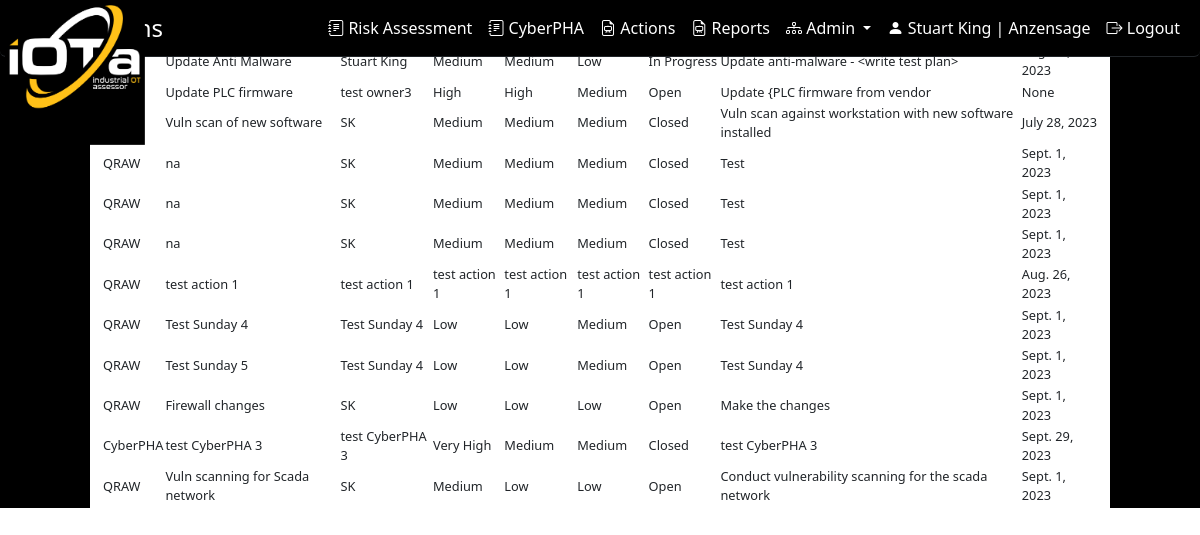
The page /OTRisk/ra_actions_view (signed in) on the database as committed earlier.
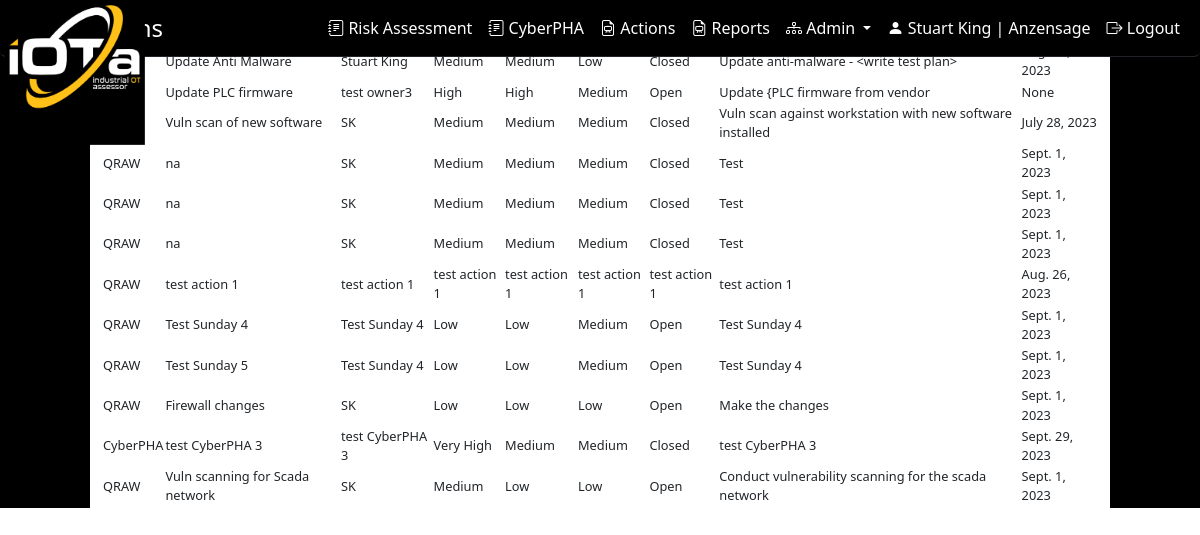
The same page on the database as committed later.
### OTRisk/models/raw.py (models this page shows)
class RAActions(models.Model):
    ID = models.AutoField(primary_key=True)
    RAWorksheetID = models.ForeignKey(RAWorksheet, on_delete=models.CASCADE, db_column='RAWorksheetID')
    phaID = models.IntegerField()
    actionTitle = models.CharField(max_length=255)
    actionOwner = models.CharField(max_length=255)
    actionDate = models.CharField(max_length=255)
    actionEffort = models.CharField(max_length=255)
    actionDifficulty = models.CharField(max_length=1)
    actionCost = models.CharField(max_length=1)
    actionStatus = models.CharField(max_length=50)
    actionDescription = models.CharField(max_length=255)
    actionDueDate = models.DateField()
    actionPriority = models.IntegerField()
    actionAssets = models.TextField()
    actionAffinity = models.TextField()
    outageWWW = models.CharField(max_length=3)
    outagePS = models.CharField(max_length=3)
    outageIT = models.CharField(max_length=3)
    outageEMS = models.CharField(max_length=3)
    outageICS = models.CharField(max_length=3)
    outageSIS = models.CharField(max_length=3)
    organizationid = models.ForeignKey(Organization, on_delete=models.CASCADE, verbose_name="Organization",
                                       related_name="ra_actions")
    userid = models.ForeignKey(User, on_delete=models.CASCADE, verbose_name="User", related_name="ra_actions")
    history = models.TextField()
    class Meta:
        db_table = 'tblRawActions'

### OTRisk/raw_views.py (the view, shortened to what this page needs)
# urls.py: path('ra_actions_view', views.ra_actions_view, name='ra_actions_view'),
@login_required()
def ra_actions_view(request):
    selected_action = None
    ra_title = None  # This will store the RATitle or the record from tblCyberPHAHeader
    current_user_organization_id = request.user.userprofile.organization_id
    ra_actions = RAActions.objects.filter(organizationid=current_user_organization_id)
    context = {
        'ra_actions': ra_actions,
        'selected_action': selected_action,
        'ra_title': ra_title
    }
    return render(request, 'OTRisk/ra_actions_template.html', context)

### OTRisk/templates/OTRisk/ra_actions_template.html (shortened to what the changed rows need)
{% load static %}
<!DOCTYPE html>
<html>
<head>
    <link rel="stylesheet" href="https://stackpath.bootstrapcdn.com/bootstrap/4.1.1/css/bootstrap.min.css">
    <link rel="stylesheet" href="https://cdnjs.cloudflare.com/ajax/libs/bootstrap-select/1.13.1/css/bootstrap-select.min.css">
    <link href="https://cdn.jsdelivr.net/npm/bootstrap-icons@1.7.1/font/bootstrap-icons.css" rel="stylesheet">
    <link rel="stylesheet" type="text/css" href="https://cdn.datatables.net/1.11.3/css/jquery.dataTables.css">
     {% load django_bootstrap5 %}
     {% bootstrap_css %}
</head>
<body>
<div class="row">
    <div class="col-md-10 " >
        {% block content %}
            <form method="post" action="" id="actionForm">
                <table id="dataTable" class="display small-font">
                <thead>
                    <tr>
                        <th>Source</th>
                        <th>Title</th>
                        <th>Owner</th>
                        <th>Effort</th>
                        <th>Difficulty</th>
                        <th>Cost</th>
                        <th>Status</th>
                        <th>Description</th>
                        <th>Due Date</th>
                    </tr>
                </thead>
                <tbody>
                    {% for record in ra_actions %}
                       <tr data-id="{{ record.ID }}" class="action-row">
                            <td>
                            </td>
                            <td>{{ record.actionTitle  }}</td>
                            <td>{{ record.actionOwner  }}</td>
                            <td>{{ record.actionEffort  }}</td>
                            <td>{{ record.actionDifficulty  }}</td>
                            <td>{{ record.actionCost  }}</td>
                            <td>{{ record.actionStatus  }}</td>
                            <td>{{ record.actionDescription  }}</td>
                            <td>{{ record.actionDueDate  }}</td>
                        </tr>
                    {% endfor %}
                </tbody>
            </table>
        </form>
    {% endblock %}
        </div>
</div>
</body>
</html>

Rows that differ between the two databases and show on the page:
changed RAActions "Update Anti Malware": actionStatus "In Progress" → "Closed"
